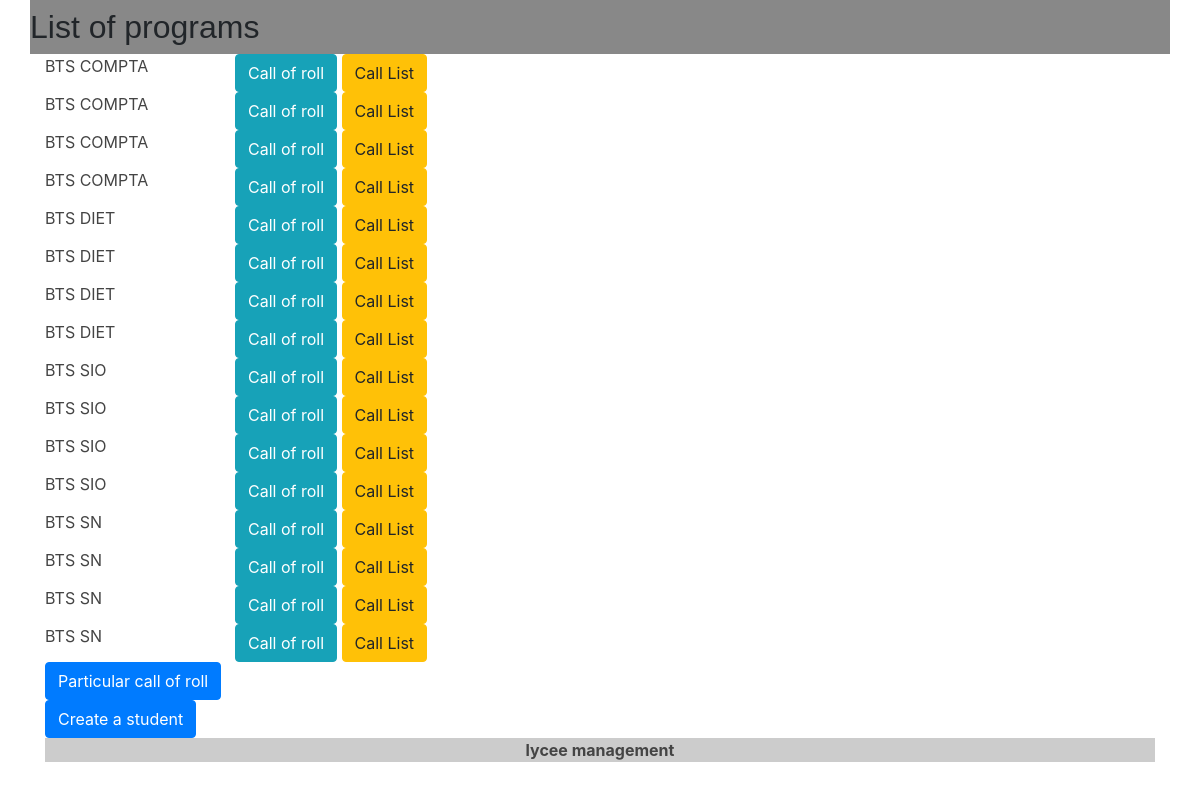
/lycee/, run on an earlier commit of the app's database.
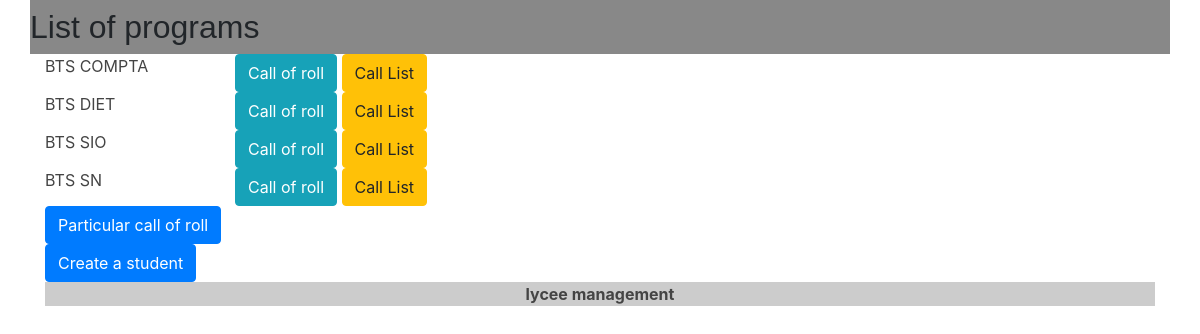
And on a later commit of the database.
### lycee/models.py (models this page shows, shortened)
class Cursus(models.Model):
  name = models.CharField(
    max_length=50,
    blank=False,
    null=True,
    default='aucun'
  )
  year_from_bac = models.SmallIntegerField(
    help_text ="year since le bac",
    verbose_name="year",
    blank=False,
    null=True,
    default=0
  )
  scholar_year = models.CharField(
    max_length=9,
    blank=False,
    null=True,
    default='0000-00001'
  )

### lycee/views.py (the view)
# urls.py: path('lycee/', views.index, name="index"),
def index(request):
  result_list = Cursus.objects.order_by('name')
  template = loader.get_template('lycee/index.html')
  context = {
    'liste' : result_list,
  }
  return HttpResponse(template.render(context,request))

### lycee/templates/lycee/index.html
{% extends 'master.html' %}
{% load static %}
{% if liste %}
  {% block title %}
    <h2>List of programs</h2>
  {% endblock %}
  {% block content %}
    <div class='container'>
      {% for cursus in liste %}
        <div class="row">
          <div class = "col-sm-2">
            <a href={% url 'detail_cursus' cursus.id %}>{{cursus.name}}</a>
          </div>
          <div class = "col-sm-4">
            <a href={% url 'call_of_roll' cursus.id %}><button class='button radius btn btn-info left'>Call of roll</button></a>
            <a href={% url 'call_list_cursus' cursus.id %}><button class='button radius btn btn-warning left'>Call List</button></a>
          </div>
        </div>
      {% endfor %}
      <div>
        <a href={% url 'particular_call_of_roll' %}><button class='button radius btn btn-primary left'>Particular call of roll</button></a>
      </div>
      <div>
        <a href={% url 'create_student' %}><button class='button radius btn btn-primary left'>Create a student</button></a>
      </div>
    </div>
  {% endblock %}
{% else %}
  <p> No cursus to show</p>
{% endif %}

### lycee/templates/master.html (shortened to what this page needs)
<!DOCTYPE html>
{% load static %}
<html>
    <head>
            <link rel="stylesheet" href="https://stackpath.bootstrapcdn.com/bootstrap/4.3.1/css/bootstrap.min.css">
        <link rel="stylesheet" type="text/css" href="{% static 'lycee/style.css' %}" />
    </head>
    <body>
        <div class="container">
            <header class="row">
                <div class="page-header">
                    <h3>{% block title %}{% endblock %}</h3>
                </div>
            </header>
            <article class="row">{% block content %}{% endblock %}</article>
            <footer class="navbar-fixed-bottom">
                <p class="text-center"><strong><a href={%url 'index'%}>lycee management</a></strong></p>
            </footer>
        </div>
    </body>
</html>

### lycee/static/lycee/style.css (style rules this page uses)
a { color : #444444; }
p { background-color: #CCCCCC }
html { position: relative; min-height: 100%; }
.page-header { background-color: #888888; font-family: Arial; width: 100%; }

What changed in the data, as far as the page shows it:
removed Cursus: name "BTS COMPTA"
removed Cursus: name "BTS COMPTA"
removed Cursus: name "BTS COMPTA"
removed Cursus: name "BTS DIET"
removed Cursus: name "BTS DIET"
removed Cursus: name "BTS DIET"
removed Cursus: name "BTS SIO"
removed Cursus: name "BTS SIO"
removed Cursus: name "BTS SIO"
removed Cursus: name "BTS SN"
removed Cursus: name "BTS SN"
removed Cursus: name "BTS SN"
